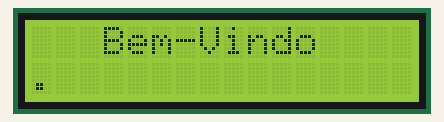
Simulated run of this sketch. Board: Arduino Uno, built with avr-gcc and run on an emulated ATmega328P. On the bench: 16×2 character LCD.

Above: at 0.2 s.
At 2.2 s:
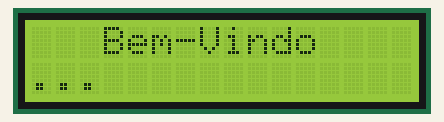
At 5.2 s:
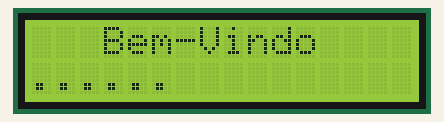

The sketch:

Lcd.ino
```cpp
#include <LiquidCrystal_I2C.h>

LiquidCrystal_I2C lcd(0x27,16,2);


void setup() {
Serial.begin(9600);
lcd.init();
lcd.backlight();
lcd.begin(16,2);
lcd.setCursor(3,0);
lcd.print("Bem-Vindo");
lcd.setCursor(0,1);
lcd.print(".");
delay(1000);
lcd.setCursor(1,1);
lcd.print(".");
delay(1000);
lcd.setCursor(2,1);
lcd.print(".");
delay(1000);
lcd.setCursor(3,1);
lcd.print(".");
delay(1000);
lcd.setCursor(4,1);
lcd.print(".");
delay(1000);
lcd.setCursor(5,1);
lcd.print(".");
delay(1000);
lcd.clear();


}

void loop() {


}
```

Measured:
- what the display in image 2 shows lasts 1.1 s, from 5.1 s to 6.2 s
